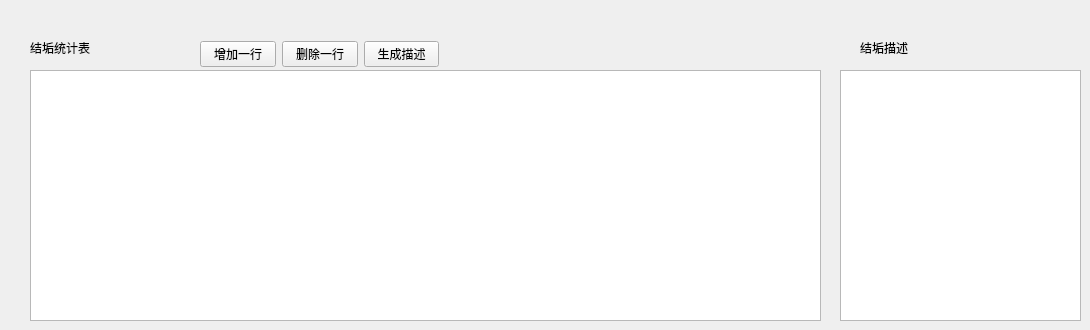
      <widget class="QWidget" name="tab_7">
       <attribute name="title">
        <string>结垢统计</string>
       </attribute>
       <widget class="QWidget" name="layoutWidget_3">
        <property name="geometry">
         <rect>
          <x>200</x>
          <y>40</y>
          <width>239</width>
          <height>29</height>
         </rect>
        </property>
        <layout class="QHBoxLayout" name="horizontalLayout_3">
         <item>
          <widget class="QPushButton" name="pushButton_17">
           <property name="text">
            <string>增加一行</string>
           </property>
          </widget>
         </item>
         <item>
          <widget class="QPushButton" name="pushButton_18">
           <property name="text">
            <string>删除一行</string>
           </property>
          </widget>
         </item>
         <item>
          <widget class="QPushButton" name="pushButton_19">
           <property name="text">
            <string>生成描述</string>
           </property>
          </widget>
         </item>
        </layout>
       </widget>
       <widget class="QLabel" name="label_105">
        <property name="geometry">
         <rect>
          <x>30</x>
          <y>40</y>
          <width>91</width>
          <height>16</height>
         </rect>
        </property>
        <property name="styleSheet">
         <string notr="true">font: 12pt &quot;黑体&quot;;</string>
        </property>
        <property name="text">
         <string>结垢统计表</string>
        </property>
       </widget>
       <widget class="QTextEdit" name="textEdit_2">
        <property name="geometry">
         <rect>
          <x>840</x>
          <y>70</y>
          <width>241</width>
          <height>251</height>
         </rect>
        </property>
       </widget>
       <widget class="QLabel" name="label_106">
        <property name="geometry">
         <rect>
          <x>860</x>
          <y>40</y>
          <width>71</width>
          <height>16</height>
         </rect>
        </property>
        <property name="styleSheet">
         <string notr="true">font: 12pt &quot;黑体&quot;;</string>
        </property>
        <property name="text">
         <string>结垢描述</string>
        </property>
       </widget>
       <widget class="QTableWidget" name="tableWidget_3">
        <property name="geometry">
         <rect>
          <x>30</x>
          <y>70</y>
          <width>791</width>
          <height>251</height>
         </rect>
        </property>
       </widget>
      </widget>
